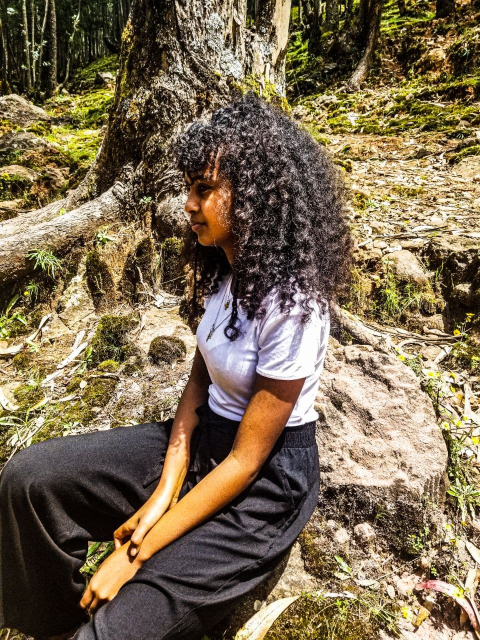
#> input picture fira-code/chapter_6/images/hilu.jpg, 960 x 1280 px (shown at 1/2 size)
$ python translation.py --image images/hilu.jpg
#> lines starting #> are read from the running program, lines starting #| are printed output that depends on the picture
import numpy as np
import argparse
import cv2
import imutils

ap = argparse.ArgumentParser()
ap.add_argument("-i", "--image", required=True, help="Path to image file")

args = vars(ap.parse_args())
image = cv2.imread(args['image'])
#> image is the input picture: shape (1280, 960, 3); mean B, G, R 81.8, 107.2, 123.3

cv2.imshow("Original", image)

shifted = imutils.translate(image, 25, 50)
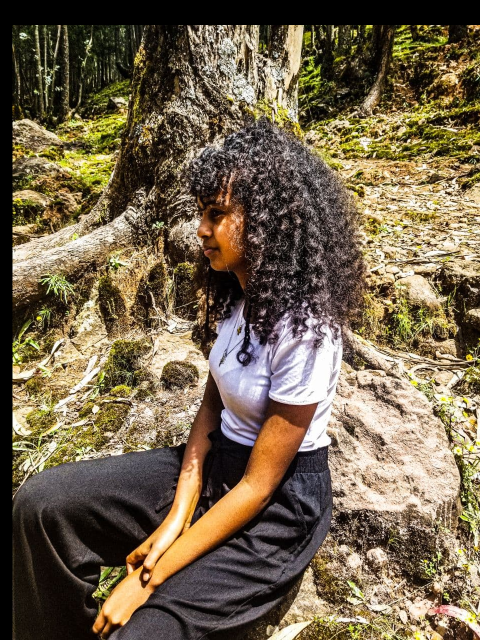
#> shifted: shape (1280, 960, 3) (shown at 1/2 size); mean B, G, R 76.9, 100.5, 115.6
cv2.imshow("Shifted down and Right", shifted)

shifted = imutils.translate(image, -50, -90)
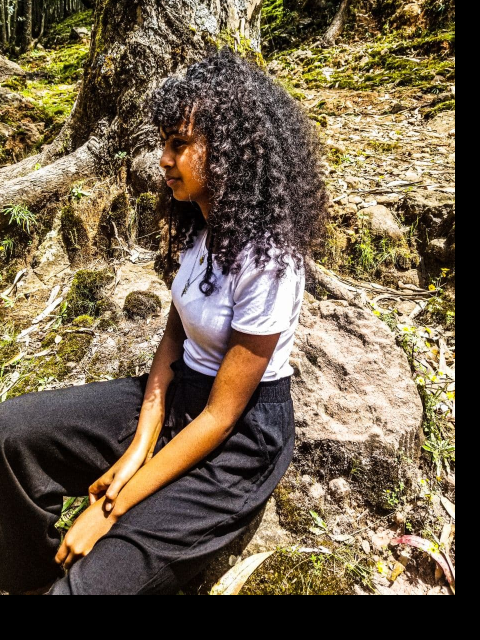
#> shifted: shape (1280, 960, 3) (shown at 1/2 size); mean B, G, R 75.4, 97.6, 112.7
cv2.imshow("Shifted UP and Left", shifted)

cv2.waitKey(0)

$ run again, on fira-code/chapter_6/images/wave.png
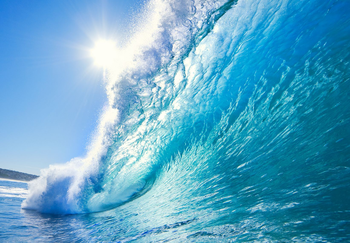
#> input picture fira-code/chapter_6/images/wave.png, 350 x 243 px
#> image is the input picture: shape (243, 350, 3); mean B, G, R 199.1, 166.5, 93.5
#> `shifted = imutils.translate(image, 25, 50)`:
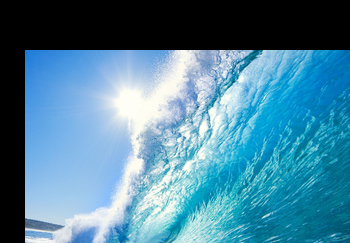
#> shifted: shape (243, 350, 3); mean B, G, R 154.3, 130.1, 77.3
#> `shifted = imutils.translate(image, -50, -90)`:
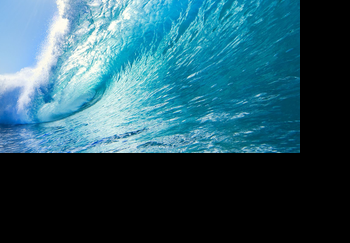
#> shifted: shape (243, 350, 3); mean B, G, R 100.5, 86.1, 42.1
